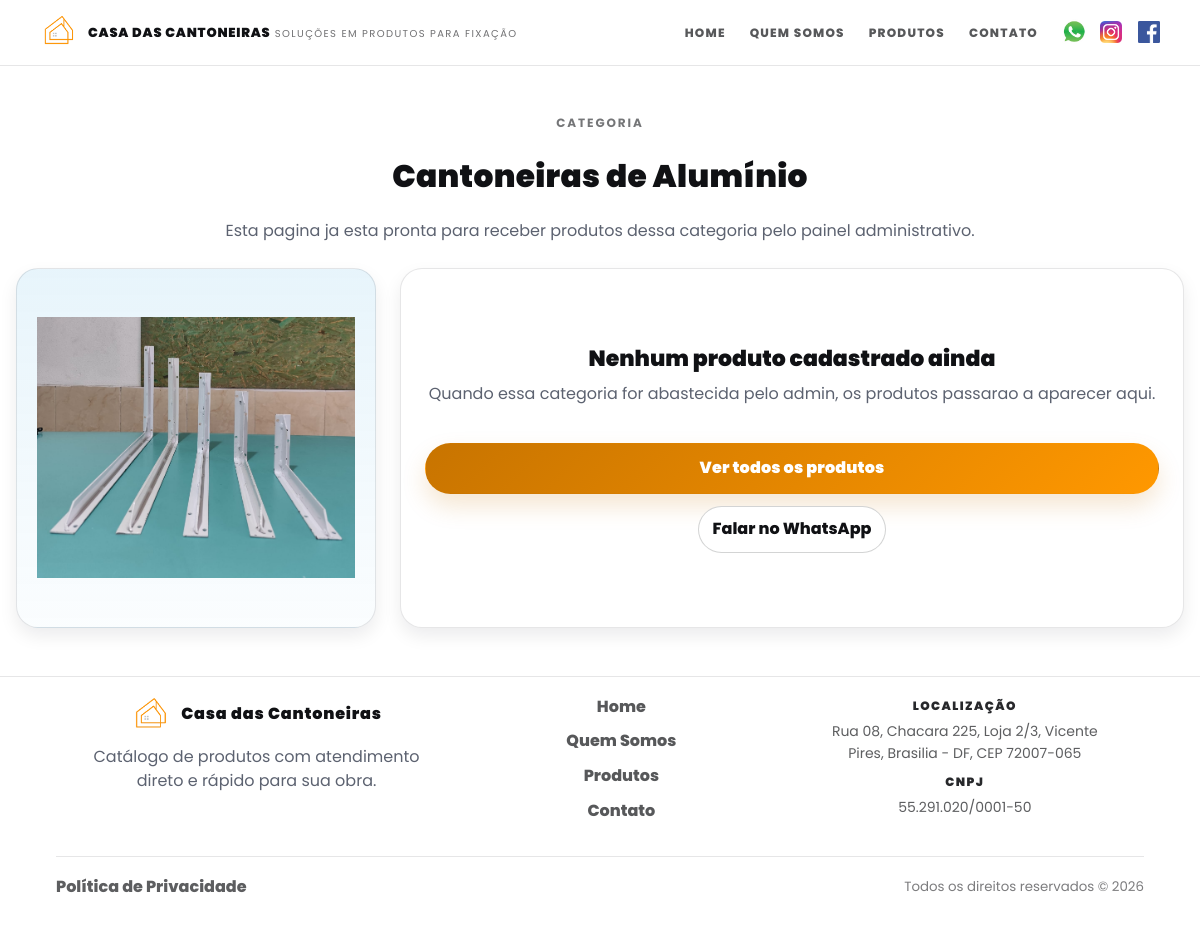
Page /categorias/cantoneiras-de-aluminio on the committed database.
### models.py (models this page shows)
class Categoria(Base):
    __tablename__ = "categorias"
    id = Column(Integer, primary_key=True, index=True)
    slug = Column(String(120), nullable=False, unique=True, index=True)
    nome = Column(String(120), nullable=False)
    nome_exibicao = Column(String(120), nullable=False)
    subtitulo_exibicao = Column(String(120), nullable=True)
    imagem_url = Column(String, nullable=True)
    imagem_mime = Column(String(64), nullable=True)
    imagem_bytes = Column(LargeBinary, nullable=True)
    imagem_sha256 = Column(String(64), nullable=True)
    ordem_exibicao = Column(Integer, nullable=False, default=0, server_default="0")
    criado_em = Column(DateTime(timezone=True), server_default=func.now())
    atualizado_em = Column(DateTime(timezone=True), server_default=func.now(), onupdate=func.now())

### main.py (the view)
@app.get("/categorias/{slug}", response_class=HTMLResponse)
def categoria_detalhe(slug: str, request: Request, db: Session = Depends(get_db)):
    catalogo = _catalogo_index(db)
    categoria = catalogo["categorias_por_slug"].get(slug)
    if not categoria:
        raise HTTPException(status_code=404, detail="Categoria nao encontrada")
    subcategorias = catalogo["subcategorias_por_categoria"].get(slug, [])
    produtos_db = [] if subcategorias else crud.get_produtos(db, categoria_slug=slug)
    whatsapp_link = gerar_link_whatsapp_text(f"Ola! Tenho interesse na categoria {categoria['nome']}.")
    return templates.TemplateResponse(
        "categoria.html",
        {
            "request": request,
            "categoria": categoria,
            "produtos": [
                _produto_view(
                    produto,
                    categorias_por_slug=catalogo["categorias_por_slug"],
                    subcategorias_por_chave=catalogo["subcategorias_por_chave"],
                )
                for produto in produtos_db
            ],
            "subcategorias": subcategorias,
            "subcategoria_atual": None,
            "whatsapp_numero": telefone_visivel(),
            "whatsapp_link": whatsapp_link,
        },
    )

### templates/categoria.html (shortened to what this page needs)
{% extends "base_new.html" %}
{% block body_class %}home-ref{% endblock %}
{% block content %}
<section class="category-page">
  <div class="section-container">
    <div class="category-page__hero">
      <p class="kicker">{% if subcategoria_atual %}Subcatalogo{% else %}Categoria{% endif %}</p>
      {% if subcategoria_atual %}
      <p class="category-page__breadcrumb">
        <a href="/categorias/{{ categoria.slug }}">{{ categoria.nome_exibicao }}</a>
        {% if categoria.subtitulo_exibicao %}
        <span>/ {{ categoria.subtitulo_exibicao }}</span>
        {% endif %}
      </p>
      <h1 class="heading-section">{{ subcategoria_atual.nome_exibicao }}</h1>
      {% else %}
      <h1 class="heading-section">{{ categoria.nome_exibicao }}</h1>
      {% endif %}
      <p class="muted">
        {% if subcategoria_atual %}
        Confira os produtos disponiveis nesta linha.
        {% elif subcategorias %}
        Escolha um subcatalogo para acessar os produtos internos desta linha.
        {% elif produtos %}
        Confira os produtos disponiveis nesta categoria e abra os detalhes de cada item.
        {% else %}
        Esta pagina ja esta pronta para receber produtos dessa categoria pelo painel administrativo.
        {% endif %}
      </p>
    </div>
    {% if produtos %}
    <section class="products-modern category-products">
      <div class="grid-produtos" id="produtosGrid">
        {% for p in produtos %}
        <div class="card-produto">
          <div class="card-image-container">
            <img
              src="{{ p.imagem_url or '/static/images/placeholder.png' }}"
              alt="{{ p.nome }}"
              class="card-image"
              onerror="this.src='/static/images/placeholder.png'"
            >
          </div>
          <div class="card-content">
            <h3 class="card-title">{{ p.nome }}</h3>
            {% if not subcategoria_atual %}
            <div class="card-actions card-actions--single">
              <a href="/produto/{{ p.id }}" class="btn-product">Ver detalhes</a>
            </div>
            {% endif %}
          </div>
        </div>
        {% endfor %}
      </div>
    </section>
    {% else %}
    <div class="category-empty-state">
      <div class="category-empty-state__media">
        <img
          src="{{ categoria.imagem_url }}"
          alt="{{ categoria.nome_exibicao }}"
          class="category-empty-state__image"
        >
      </div>
      <div class="category-empty-state__content">
        <h2 class="section-title">Nenhum produto cadastrado ainda</h2>
        <p class="section-subtitle">
          Quando essa categoria for abastecida pelo admin, os produtos passarao a aparecer aqui.
        </p>
        <div class="produto-actions">
          <a href="/produtos" class="btn-product">Ver todos os produtos</a>
          <a href="{{ whatsapp_link }}" target="_blank" rel="noopener" class="btn-secondary">
            Falar no WhatsApp
          </a>
        </div>
      </div>
    </div>
    {% endif %}
  </div>
</section>
{% endblock %}

### static/css/site.css (style rules this page uses)
:root { --bg: #ffffff; --surface: #ffffff; --text: #101114; --muted: #5c6270; --line: rgba(16,17,20,0.10); --brand: #c87400; --brand-2: #ff9800; --brand-ink: #1a1a1a; --catalog-frame-border: 5px solid var(--brand-2); --catalog-frame-shadow: 0 20px 34px rgba(23,153,219,0.10); --radius-sm: 10px; --radius-md: 16px; --radius-lg: 22px; --shadow-sm: 0 8px 18px rgba(16,17,20,0.08); --shadow-md: 0 18px 45px rgba(16,17,20,0.12); --container: 1200px; --space-1: 6px; --space-2: 10px; --space-3: 14px; --space-4: 18px; --space-5: 24px; --space-6: 32px; --space-7: 48px; --space-8: 72px; --h1: clamp(34px, 3.6vw, 52px); --h2: clamp(26px, 2.6vw, 38px); --h3: 20px; --base: 16px; --small: 14px; --mobile-nav-breakpoint: 1020px; --laranja: var(--brand); --laranja-claro: #ffe8c6; --cinza-medio: rgba(16,17,20,0.16); --cinza-escuro: var(--text); --transition-fast: all .12s ease; }
* { box-sizing: border-box; }
html, body { height: 100%; }
body { margin: 0; font-family: "Poppins", system-ui, -apple-system, Segoe UI, Roboto, Arial, sans-serif; font-size: var(--base); line-height: 1.55; color: var(--text); background: var(--bg); }
.neo-container, .section-container { width: min(100% - 32px, var(--container)); margin-inline: auto; text-align: center; }
img { max-width: 100%; height: auto; display: block; }
a { color: inherit; text-decoration: none; }
.kicker { letter-spacing: 0.16em; text-transform: uppercase; font-weight: 700; font-size: 12px; color: rgba(16,17,20,0.58); margin: 0 0 var(--space-3); }
.heading-section { margin: 0 0 var(--space-4); font-size: var(--h2); font-weight: 900; letter-spacing: 0.01em; width: 100%; margin-top: 20px; }
.muted { margin: 0; color: var(--muted); padding: 0%; }
.btn-secondary { display: inline-flex; align-items: center; justify-content: center; padding: 10px 14px; border-radius: 999px; border: 1px solid rgba(16,17,20,0.18); background: #fff; color: var(--text); font-weight: 800; }
.section-container { width: min(100% - 32px, var(--container)); margin-inline: auto; padding-inline: 0; }
.btn-product { width: 100%; display: inline-flex; align-items: center; justify-content: center; gap: 8px; border-radius: 999px; border: 1px solid transparent; min-height: 48px; padding: 12px 16px; font-weight: 900; letter-spacing: 0.01em; background: linear-gradient(135deg, var(--brand) 0%, var(--brand-2) 100%); color: #fff; box-shadow: 0 12px 24px rgba(200,116,0,0.18); transition: transform .12s ease, box-shadow .12s ease, filter .12s ease; }
.category-page { padding-block: var(--space-7); }
.category-page__hero { width: min(100%, 760px); margin: 0 auto var(--space-5); }
.produto-actions { display: flex; flex-wrap: wrap; gap: 12px; margin-top: 20px; justify-content: center; }
.category-empty-state { display: grid; grid-template-columns: minmax(280px, 360px) 1fr; gap: 24px; align-items: stretch; }
.category-empty-state__media, .category-empty-state__content { border-radius: var(--radius-lg); border: 1px solid rgba(16,17,20,0.10); background: #fff; box-shadow: var(--shadow-sm); }
.category-empty-state__media { padding: 20px; background: linear-gradient(180deg, rgba(23,153,219,0.10), rgba(23,153,219,0.02)), #fff; }
.category-empty-state__image { width: 100%; aspect-ratio: 1 / 1; object-fit: contain; display: block; }
.category-empty-state__content { padding: 24px; display: flex; flex-direction: column; justify-content: center; }
.section-title { margin: 0 0 6px; font-weight: 950; font-size: 22px; }
.section-subtitle { margin: 0 0 16px; color: var(--muted); }

### rows in the picture
Categoria: nome_exibicao "Cantoneiras de Alumínio", imagem_url (picture)

### other values in the picture
{{ STORE_ADDRESS }} "Rua 08, Chacara 225, Loja 2/3, Vicente Pires, Brasilia - DF, CEP 72007-065"
{{ STORE_CNPJ }} "55.291.020/0001-50"
